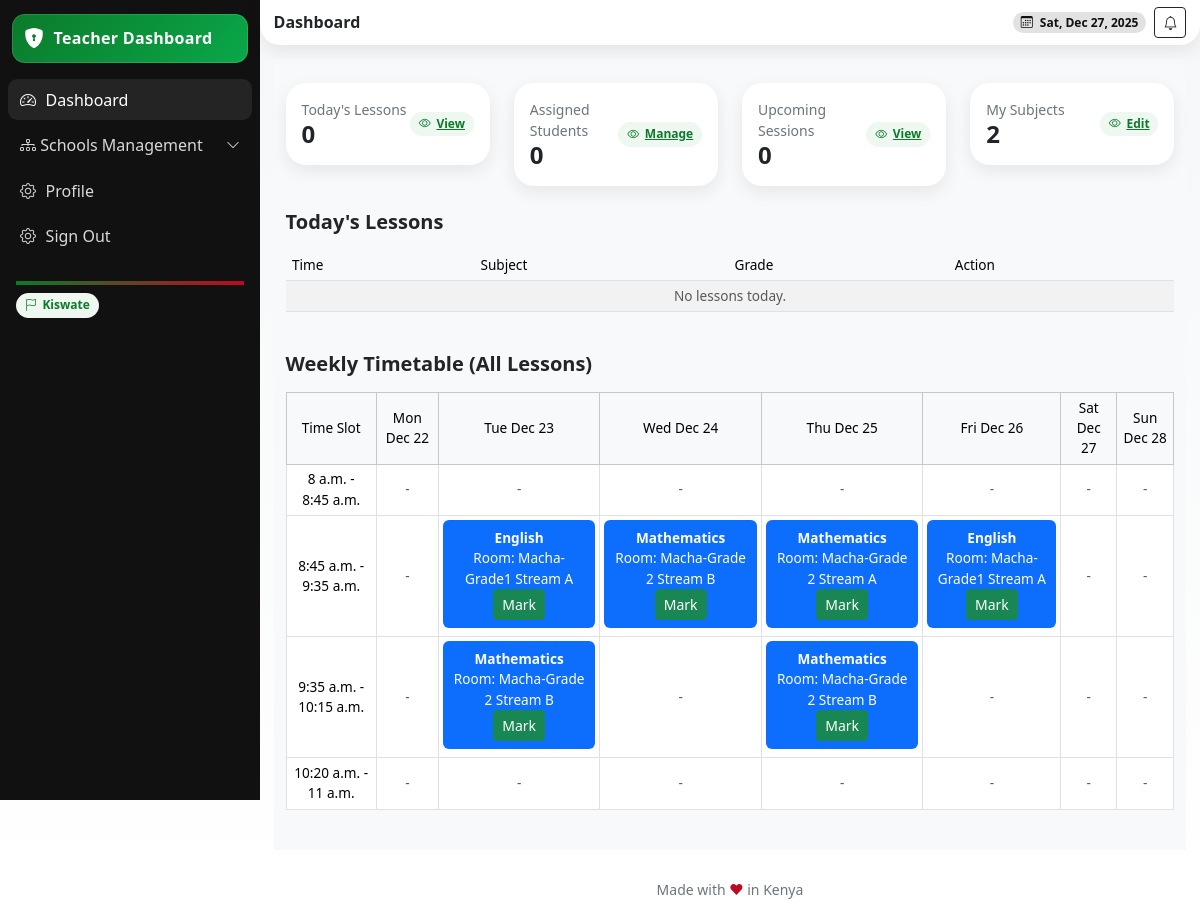
The app's page /teacher-dashboard/ (signed in) with its own data.
### school/models.py (models this page shows, shortened)
class TimeSlot(models.Model):
    start_time = models.TimeField()
    end_time = models.TimeField()
    description = models.CharField(max_length=100, blank=True)
    school = models.ForeignKey('School', on_delete=models.CASCADE, related_name='time_slots')
    created_at = models.DateTimeField(auto_now_add=True)
    created_by = models.ForeignKey('StaffProfile', on_delete=models.SET_NULL, null=True, related_name='created_time_slots')
    updated_at = models.DateTimeField(auto_now=True)
    updated_by = models.ForeignKey('StaffProfile', on_delete=models.SET_NULL, null=True, related_name='updated_time_slots')
    class Meta:
        unique_together = ['school', 'start_time', 'end_time']
        ordering = ['start_time']

class Lesson(models.Model):
    timetable = models.ForeignKey(Timetable, on_delete=models.CASCADE, related_name='lessons', blank=True, null=True)
    subject = models.ForeignKey(Subject, on_delete=models.CASCADE, related_name='lessons', blank=True, null=True)
    stream = models.ForeignKey('Streams', on_delete=models.CASCADE, related_name='lessons', blank=True, null=True)
    teacher = models.ForeignKey('StaffProfile', on_delete=models.CASCADE, related_name='lessons_taught')
    day_of_week = models.CharField(max_length=10, choices=WEEKDAY_CHOICES, blank=True, null=True)
    time_slot = models.ForeignKey(TimeSlot, on_delete=models.CASCADE, related_name='lessons', blank=True, null=True)
    room = models.CharField(max_length=50, blank=True)
    is_canceled = models.BooleanField(default=False)
    lesson_date = models.DateField(blank=True, null=True)  # For one-off changes
    notes = models.TextField(blank=True)
    class Meta:
        ordering = ['day_of_week','lesson_date', 'time_slot__start_time']
        unique_together = ['timetable', 'subject', 'day_of_week', 'time_slot', 'stream']

class Subject(models.Model):
    name = models.CharField(max_length=255)
    description = models.TextField(blank=True)
    code = models.CharField(max_length=100, blank=True)
    school = models.ForeignKey(School, on_delete=models.CASCADE)
    grade = models.ForeignKey(Grade, on_delete=models.CASCADE, related_name='subjects')
    start_date = models.DateField()
    end_date = models.DateField(blank=True, null=True)
    sessions_per_week = models.PositiveIntegerField(default=2)
    is_active = models.BooleanField(default=True)

### userauths/views.py (the view)
# urls.py: path('teacher-dashboard/', views.teacher_dashboard, name='teacher-dashboard'),
@login_required
def teacher_dashboard(request):
    try:
        if not (request.user.is_teacher or request.user.school_staff):
            messages.error(request, "Access denied: Teacher/Staff role required.")
            return redirect('userauths:sign-in')
        teacher = request.user.staffprofile
        today = timezone.now().date()
        assigned_lessons = Lesson.objects.filter(
            teacher=teacher,
            timetable__start_date__lte=today,
            timetable__end_date__gte=today,
            timetable__school=teacher.school
        ).select_related('timetable__grade', 'subject', 'time_slot').order_by('lesson_date', 'time_slot__start_time')
        week_start = today - timedelta(days=today.weekday())
        week_days = [week_start + timedelta(days=i) for i in range(7)]
        time_slots = sorted({lesson.time_slot for lesson in assigned_lessons}, key=lambda ts: ts.start_time)
        timetable = {}
        grades_dict = {}
        for lesson in assigned_lessons:
            grade = lesson.timetable.grade
            grades_dict[grade.id] = grade
            timetable.setdefault(grade.id, {})
            timetable[grade.id].setdefault(lesson.time_slot, {})
            timetable[grade.id][lesson.time_slot][lesson.lesson_date] = lesson
        context = {
            'school': teacher.school,
            'subjects': teacher.subjects.all(),
            'sessions': Session.objects.filter(lesson__in=assigned_lessons, teacher=teacher),
            'today_lessons': assigned_lessons.filter(lesson_date=today),
            'grades_list': sorted(grades_dict.items(), key=lambda x: x[1].name),
            'timetable': timetable,
            'week_days': week_days,
            'time_slots': time_slots,
        }
        return render(request, 'school/teacher/dashboard.html', context)
    except StaffProfile.DoesNotExist:
        messages.error(request, "Staff profile not found.")
        return redirect('userauths:teacher-dashboard')

### school/templatetags/timetable_filters.py (called while the page is built)
@register.simple_tag
def get_lessons_for_slot_day(timetable, slot, day):
    lessons_list = []
    for grade_id, grade_slots in timetable.items():
        slot_lessons = grade_slots.get(slot, {})  # TimeSlot objects as keys
        lesson = slot_lessons.get(day)  # date objects as keys
        if lesson:
            if isinstance(lesson, (list, tuple)):
                lessons_list.extend(lesson)
            else:
                lessons_list.append(lesson)
    return lessons_list

### templates/school/teacher/dashboard.html (shortened to what this page needs)
{% extends 'school/teacher/base.html' %}
{% load dic_filters timetable_filters %}
{% block content %}
<section class="bg-light py-4">
    <div class="container">
        <div class="row g-4">
            <div class="col-6 col-md-3">
                <div class="card k-card">
                    <div class="card-body d-flex justify-content-between align-items-center p-3">
                        <div>
                            <div class="text-secondary small">Today's Lessons</div>
                            <div class="h4 m-0 fw-bold">{{ today_lessons.count|default:"0" }}</div>
                        </div>
                        <a href="#today-lessons" class="k-pill"><i class="bi bi-eye"></i> View</a>
                    </div>
                </div>
            </div>
            <div class="col-6 col-md-3">
                <div class="card k-card">
                    <div class="card-body d-flex justify-content-between align-items-center p-3">
                        <div>
                            <div class="text-secondary small">Assigned Students</div>
                            <div class="h4 m-0 fw-bold">{{ lessons|length|default:"0" }}</div>
                        </div>
                        <a href="#" class="k-pill"><i class="bi bi-eye"></i> Manage</a>
                    </div>
                </div>
            </div>
            <div class="col-6 col-md-3">
                <div class="card k-card">
                    <div class="card-body d-flex justify-content-between align-items-center p-3">
                        <div>
                            <div class="text-secondary small">Upcoming Sessions</div>
                            <div class="h4 m-0 fw-bold">{{ sessions.count|default:"0" }}</div>
                        </div>
                        <a href="#" class="k-pill"><i class="bi bi-eye"></i> View</a>
                    </div>
                </div>
            </div>
            <div class="col-6 col-md-3">
                <div class="card k-card">
                    <div class="card-body d-flex justify-content-between align-items-center p-3">
                        <div>
                            <div class="text-secondary small">My Subjects</div>
                            <div class="h4 m-0 fw-bold">{{ subjects|length|default:"0" }}</div>
                        </div>
                        <a href="#" class="k-pill"><i class="bi bi-eye"></i> Edit</a>
                    </div>
                </div>
            </div>
        </div>
        <div class="row mt-4" id="today-lessons">
            <div class="col-12">
                <h5 class="fw-semibold mb-3">Today's Lessons</h5>
                <div class="table-responsive">
                    <table class="table table-striped">
                        <thead>
                            <tr>
                                <th>Time</th>
                                <th>Subject</th>
                                <th>Grade</th>
                                <th>Action</th>
                            </tr>
                        </thead>
                        <tbody>
                            {% for lesson in today_lessons %}
                            <tr>
                                <td>{{ lesson.lesson_date|date:"M d" }} : {{ lesson.time_slot.start_time }} - {{ lesson.time_slot.end_time }}</td>
                                <td>{{ lesson.subject.name }}</td>
                                <td>{{ lesson.timetable.grade.name }}</td>
                                <td>
                                    <a href="{% url 'school:teacher-attendance-mark' lesson.id %}" class="btn btn-sm btn-success">Mark</a>
                                </td>
                            </tr>
                            {% empty %}
                            <tr>
                                <td colspan="4" class="text-center text-muted">No lessons today.</td>
                            </tr>
                            {% endfor %}
                        </tbody>
                    </table>
                </div>
            </div>
        </div>
        {% if timetable %}
        <div class="row mt-4">
            <div class="col-12">
                <h5 class="fw-semibold mb-3">Weekly Timetable (All Lessons)</h5>
                <div class="table-responsive">
                    <table class="table table-bordered text-center align-middle">
                        <thead class="table-light">
                            <tr>
                                <th>Time Slot</th>
                                {% for day in week_days %}
                                    <th>{{ day|date:"D M d" }}</th>
                                {% endfor %}
                            </tr>
                        </thead>
                        <tbody>
                            {% for slot in time_slots %}
                            <tr>
                                <td>{{ slot.start_time }} - {{ slot.end_time }}</td>
                                {% for day in week_days %}
                                    <td class="p-1">
                                        {% get_lessons_for_slot_day timetable slot day as lessons_for_cell %}
                                        {% if lessons_for_cell %}
                                            {% for lesson in lessons_for_cell %}
                                                <div class="bg-primary text-white p-2 rounded mb-1">
                                                    <div class="fw-bold">{{ lesson.subject.name }}</div>
                                                    <div>Room: {{ lesson.room|default:"N/A" }}</div>
                                                                                        <a href="{% url 'school:teacher-attendance-mark' lesson.id %}" class="btn btn-sm btn-success">Mark</a>
                                                </div>
                                            {% endfor %}
                                        {% else %}
                                            <div class="text-muted">-</div>
                                        {% endif %}
                                    </td>
                                {% endfor %}
                            </tr>
                            {% endfor %}
                        </tbody>
                    </table>
                </div>
            </div>
        </div>
        {% endif %}
    </div>
</section>
{% endblock %}

### templates/school/teacher/base.html (style rules this page uses)
:root { --kenya-green: #0b7a2a; --kenya-red: #bb0a21; --kenya-black: #111111; --kenya-white: #ffffff; --kenya-grey: #f5f7f8; --radius-xl: 1.25rem; --shadow-soft: 0 6px 18px rgba(0,0,0,.08); --space-compact: .5rem; }
html, body { height: 100%; }
body { background: linear-gradient(180deg, var(--kenya-grey), #fff); }
.card.k-card { border: 0; border-radius: var(--radius-xl); box-shadow: var(--shadow-soft); overflow: hidden; }
.k-pill { display: inline-flex; align-items: center; gap: .35rem; border-radius: 999px; padding: .2rem .55rem; font-size: .75rem; background: #eef7f0; color: var(--kenya-green); font-weight: 600; }
.table { font-size: 0.85rem; }
.table td, .table th { padding: 0.3rem 0.4rem; vertical-align: middle; }
.table thead th { font-weight: 500; background-color: #f8f9fa; }

### records on screen
TimeSlot: start_time "8 a.m.", end_time "8:45 a.m."
TimeSlot: start_time "8:45 a.m.", end_time "9:35 a.m."
Lesson: subject.name "English", room "Macha-Grade1 Stream A"
Lesson: subject.name "Mathematics", room "Macha-Grade 2 Stream B"
Lesson: subject.name "Mathematics", room "Macha-Grade 2 Stream A"
Lesson: subject.name "English", room "Macha-Grade1 Stream A"
TimeSlot: start_time "9:35 a.m.", end_time "10:15 a.m."
Lesson: subject.name "Mathematics", room "Macha-Grade 2 Stream B"
Lesson: subject.name "Mathematics", room "Macha-Grade 2 Stream B"
TimeSlot: start_time "10:20 a.m.", end_time "11 a.m."

### other values on screen
{{ today_lessons.count|default:"0" }} "0"
{{ lessons|length|default:"0" }} "0"
{{ sessions.count|default:"0" }} "0"
{{ subjects|length|default:"0" }} "2"
{{ day|date:"D M d" }} "Mon Dec 22" "Tue Dec 23" "Wed Dec 24" "Thu Dec 25" "Fri Dec 26" "Sat Dec 27" "Sun Dec 28"
